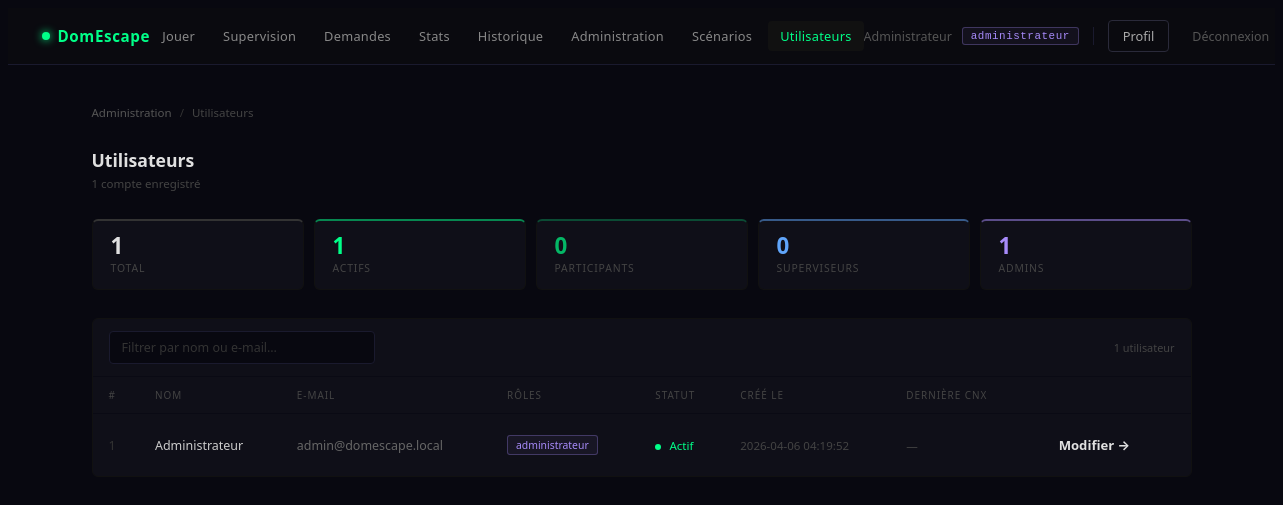
The app's page /admin/utilisateurs.php (signed in) with its own data.
### tables this page shows
CREATE TABLE utilisateur (
    id                 INT UNSIGNED AUTO_INCREMENT PRIMARY KEY,
    nom                VARCHAR(100) NOT NULL,
    email              VARCHAR(255) NOT NULL UNIQUE,
    mot_de_passe       VARCHAR(255) NOT NULL,    
    actif              TINYINT(1)   NOT NULL DEFAULT 1,
    cree_le            DATETIME     NOT NULL DEFAULT CURRENT_TIMESTAMP,
    derniere_connexion DATETIME     NULL
);

### core/Auth.php (called while the page is built, shortened)
<?php
require_once __DIR__ . '/../config/database.php';
require_once __DIR__ . '/UserRepository.php';
class Auth
{
    public static function check(): bool
    {
        return isset($_SESSION['user_id']);
    }
    public static function user(): ?array
    {
        return [
            'id'    => $_SESSION['user_id'],
            'nom'   => $_SESSION['user_nom'],
            'email' => $_SESSION['user_email'],
        ];
    }
    public static function roles(): array
    {
        return $_SESSION['user_roles'] ?? [];
    }
    public static function buildHierarchy(array $assignedRoles): array
    {
        $all = $assignedRoles;
        foreach ($assignedRoles as $role) {
            if (isset(ROLE_HIERARCHY[$role])) {
                foreach (ROLE_HIERARCHY[$role] as $inherited) {
                    if (!in_array($inherited, $all, true)) {
                        $all[] = $inherited;
                    }
                }
            }
        }
        return $all;
    }
}

### core/UserRepository.php (called while the page is built, shortened)
<?php
require_once __DIR__ . '/../config/database.php';
class UserRepository
{
    private PDO $db;
    public function __construct()
    {
        $this->db = getDB();
    }
    public function listAll(): array
    {
        $stmt = $this->db->query(
            'SELECT u.id, u.nom, u.email, u.actif, u.cree_le, u.derniere_connexion,
                    GROUP_CONCAT(r.nom ORDER BY r.nom SEPARATOR \',\') AS roles
             FROM utilisateur u
             LEFT JOIN utilisateur_role ur ON ur.id_utilisateur = u.id
             LEFT JOIN role r ON r.id = ur.id_role
             GROUP BY u.id
             ORDER BY u.cree_le DESC'
        );
        return $stmt->fetchAll();
    }
}

### config/database.php (called while the page is built, shortened)
<?php
function getDB(): PDO
{
    static $pdo = null;
    if ($pdo === null) {
        try {
            $dsn = sprintf(
                'mysql:host=%s;dbname=%s;charset=%s',
                DB_HOST, DB_NAME, DB_CHARSET
            );
            $pdo = new PDO($dsn, DB_USER, DB_PASS, [
                PDO::ATTR_ERRMODE            => PDO::ERRMODE_EXCEPTION,
                PDO::ATTR_DEFAULT_FETCH_MODE => PDO::FETCH_ASSOC,
                PDO::ATTR_EMULATE_PREPARES   => false,
            ]);
        } catch (PDOException $e) {
            _renderDbError();
        }
    }
    return $pdo;
}

### admin/utilisateurs.php (the view, shortened to what this page needs)
<?php
require_once __DIR__ . '/../core/UserRepository.php';
$repo  = new UserRepository();
$users = $repo->listAll();
$countByRole = ['participant' => 0, 'superviseur' => 0, 'administrateur' => 0];
$countActive = 0;
foreach ($users as $u) {
    if ($u['actif']) $countActive++;
    if ($u['roles']) {
        foreach (explode(',', $u['roles']) as $r) {
            $r = trim($r);
            if (isset($countByRole[$r])) $countByRole[$r]++;
        }
    }
}
?>
<!DOCTYPE html>
<html lang="fr">
<head>
    <link rel="stylesheet" href="/domescape/assets/css/components.css">
</head>
<body>
<?php require_once __DIR__ . '/../partials/nav.php'; ?>
<div class="page-wrap">
  <div class="breadcrumb-row">
    <a href="/domescape/admin/dashboard.php">Administration</a>
    <span class="breadcrumb-sep">/</span>
    <span>Utilisateurs</span>
  </div>
  <div class="page-head">
    <div>
      <h1>Utilisateurs</h1>
      <p><?= count($users) ?> compte<?= count($users) !== 1 ? 's' : '' ?> enregistré<?= count($users) !== 1 ? 's' : '' ?></p>
    </div>
  </div>
  <div class="summary-stats">
    <div class="sum-card sum-card-total">
      <span class="sum-val"><?= count($users) ?></span>
      <span class="sum-lbl">Total</span>
    </div>
    <div class="sum-card sum-card-active">
      <span class="sum-val"><?= $countActive ?></span>
      <span class="sum-lbl">Actifs</span>
    </div>
    <div class="sum-card sum-card-part">
      <span class="sum-val"><?= $countByRole['participant'] ?></span>
      <span class="sum-lbl">Participants</span>
    </div>
    <div class="sum-card sum-card-superv">
      <span class="sum-val"><?= $countByRole['superviseur'] ?></span>
      <span class="sum-lbl">Superviseurs</span>
    </div>
    <div class="sum-card sum-card-admin">
      <span class="sum-val"><?= $countByRole['administrateur'] ?></span>
      <span class="sum-lbl">Admins</span>
    </div>
  </div>
  <div class="panel">
    <div class="panel-toolbar">
      <input type="text" class="search-input" id="searchInput"
             placeholder="Filtrer par nom ou e-mail…" oninput="filterTable(this.value)">
      <span style="font-size:.68rem;color:#444;" id="countLabel"><?= count($users) ?> utilisateur<?= count($users) > 1 ? 's' : '' ?></span>
    </div>
    <div style="overflow-x:auto;">
    <table id="usersTable">
      <thead>
        <tr>
          <th>#</th>
          <th>Nom</th>
          <th>E-mail</th>
          <th>Rôles</th>
          <th>Statut</th>
          <th>Créé le</th>
          <th>Dernière cnx</th>
          <th></th>
        </tr>
      </thead>
      <tbody>
        <?php foreach ($users as $u): ?>
          <?php $roleList = $u['roles'] ? explode(',', $u['roles']) : []; ?>
          <tr data-search="<?= strtolower(htmlspecialchars($u['nom'] . ' ' . $u['email'], ENT_QUOTES, 'UTF-8')) ?>">
            <td style="color:#333;"><?= (int)$u['id'] ?></td>
            <td style="color:#ccc;font-weight:500;"><?= htmlspecialchars($u['nom'], ENT_QUOTES, 'UTF-8') ?></td>
            <td style="color:#666;"><?= htmlspecialchars($u['email'], ENT_QUOTES, 'UTF-8') ?></td>
            <td>
              <?php if (empty($roleList)): ?>
                <span style="color:#333;font-size:.68rem;">—</span>
              <?php else: ?>
                <?php foreach ($roleList as $r): $r = trim($r); ?>
                  <span class="badge-role badge-<?= htmlspecialchars($r, ENT_QUOTES, 'UTF-8') ?>">
                    <?= htmlspecialchars($r, ENT_QUOTES, 'UTF-8') ?>
                  </span>
                <?php endforeach; ?>
              <?php endif; ?>
            </td>
            <td>
              <span class="status-dot" style="background:<?= $u['actif'] ? '#00ff88' : '#ff4444' ?>;"></span>
              <span style="font-size:.72rem;color:<?= $u['actif'] ? '#00ff88' : '#ff4444' ?>;">
                <?= $u['actif'] ? 'Actif' : 'Désactivé' ?>
              </span>
            </td>
            <td style="color:#444;font-size:.72rem;"><?= htmlspecialchars($u['cree_le'], ENT_QUOTES, 'UTF-8') ?></td>
            <td style="color:#444;font-size:.72rem;">
              <?= $u['derniere_connexion'] ? htmlspecialchars($u['derniere_connexion'], ENT_QUOTES, 'UTF-8') : '—' ?>
            </td>
            <td>
              <a href="/domescape/admin/utilisateur_edit.php?id=<?= (int)$u['id'] ?>" class="btn btn-edit">Modifier →</a>
            </td>
          </tr>
        <?php endforeach; ?>
      </tbody>
    </table>
    </div>
  </div>
</div>
</body>
</html>

### partials/nav.php (shortened to what this page needs)
<?php
$_nav_user    = Auth::user();
$_nav_roles   = Auth::buildHierarchy(Auth::roles());
$_nav_isAdmin = in_array(ROLE_ADMINISTRATEUR, $_nav_roles, true);
$_nav_isSuperv= in_array(ROLE_SUPERVISEUR,    $_nav_roles, true);
$_nav_uri     = $_SERVER['REQUEST_URI'] ?? '';
function nav_active(string $path): string {
    global $_nav_uri;
    return (strpos($_nav_uri, $path) !== false) ? 'nav-active' : '';
}
?>
<nav class="dn-nav">
  <div class="dn-nav-inner">
    <a href="/domescape/public/<?= $_nav_user ? 'tableau-de-bord.php' : 'connexion.php' ?>" class="dn-brand">
      <span class="dn-brand-dot"></span>DomEscape
    </a>
    <div class="dn-links">
      <?php if ($_nav_user): ?>
        <a href="/domescape/public/index.php"
           class="<?= nav_active('index.php') ?>">Jouer</a>
        <?php if ($_nav_isSuperv): ?>
          <a href="/domescape/public/gamemaster.php"
             class="<?= nav_active('gamemaster.php') ?>">Supervision</a>
          <a href="/domescape/public/demandes.php"
             class="<?= nav_active('demandes.php') ?>">Demandes</a>
          <a href="/domescape/public/stats.php"
             class="<?= nav_active('stats.php') ?>">Stats</a>
          <a href="/domescape/public/historique.php"
             class="<?= nav_active('historique.php') ?>">Historique</a>
        <?php endif; ?>
        <?php if ($_nav_isAdmin): ?>
          <a href="/domescape/admin/dashboard.php"
             class="<?= nav_active('admin/dashboard') ?>">Administration</a>
          <a href="/domescape/admin/scenarios.php"
             class="<?= nav_active('scenarios') ?>">Scénarios</a>
          <a href="/domescape/admin/utilisateurs.php"
             class="<?= nav_active('utilisateurs') ?>">Utilisateurs</a>
        <?php endif; ?>
      <?php endif; ?>
    </div>
    <div class="dn-right">
      <?php if ($_nav_user): ?>
        <span class="dn-username"><?= htmlspecialchars($_nav_user['nom'], ENT_QUOTES, 'UTF-8') ?></span>
        <?php
        $primaryRole = Auth::roles()[0] ?? null;
        if ($primaryRole): ?>
          <span class="dn-role dn-role-<?= htmlspecialchars($primaryRole, ENT_QUOTES, 'UTF-8') ?>">
            <?= htmlspecialchars($primaryRole, ENT_QUOTES, 'UTF-8') ?>
          </span>
        <?php endif; ?>
        <a href="/domescape/public/profil.php"
           class="dn-btn-login <?= nav_active('profil.php') ?>">Profil</a>
        <a href="/domescape/public/deconnexion.php" class="dn-btn-logout">Déconnexion</a>
      <?php else: ?>
        <a href="/domescape/public/connexion.php" class="dn-btn-login">Connexion</a>
        <a href="/domescape/public/inscription.php" class="dn-btn-register">Créer un compte →</a>
      <?php endif; ?>
    </div>
  </div>
</nav>

### assets/css/components.css (style rules this page uses)
:root { --accent: #00ff88; --accent-dark: #00cc6a; --bg-base: #080810; --bg-card: #0f0f18; --bg-input: #0d0d16; --border: #1a1a2e; --border-dim: #111; --text: #e0e0e0; --muted: #555; --dim: #333; --blue: #60a5fa; --purple: #a78bfa; --red: #ff4444; --yellow: #f0c040; }
.btn { display: inline-flex; align-items: center; justify-content: center; gap: 6px; font-family: system-ui, -apple-system, 'Segoe UI', sans-serif; font-size: .82rem; font-weight: 700; padding: 9px 18px; border-radius: 4px; border: 1px solid transparent; background: transparent; color: inherit; cursor: pointer; text-decoration: none; transition: background .15s, border-color .15s, color .15s; white-space: nowrap; }
.page-wrap { max-width: 1100px; margin: 0 auto; padding: 40px 24px 80px; }
.panel { background: #0f0f18; border: 1px solid #111; border-radius: 6px; margin-bottom: 24px; overflow: hidden; }

### admin/utilisateurs.php (style rules this page uses)
body { background: #080810; color: #e0e0e0; font-family: system-ui, -apple-system, 'Segoe UI', sans-serif; min-height: 100vh; }
a { color: #00ff88; }
.page-wrap { max-width: 1100px; margin: 0 auto; padding: 40px 24px 80px; }
.breadcrumb-row { display: flex; align-items: center; gap: 8px; font-size: .72rem; color: #444; margin-bottom: 28px; }
.breadcrumb-row a { color: #555; text-decoration: none; }
.breadcrumb-sep { color: #333; }
.page-head { display: flex; justify-content: space-between; align-items: flex-start; margin-bottom: 28px; }
.page-head h1 { font-size: 1.1rem; font-weight: 700; margin: 0; }
.page-head p { font-size: .72rem; color: #444; margin: 4px 0 0; }
.summary-stats { display: grid; grid-template-columns: repeat(5, 1fr); gap: 10px; margin-bottom: 28px; }
.sum-card { background: #0f0f18; border: 1px solid #111; border-radius: 6px; padding: 14px 18px; display: flex; flex-direction: column; gap: 4px; }
.sum-val { font-size: 1.4rem; font-weight: 700; line-height: 1; letter-spacing: -.02em; }
.sum-lbl { font-size: .65rem; letter-spacing: .08em; text-transform: uppercase; color: #444; }
.sum-card-total { border-top: 2px solid #333; }
.sum-card-total .sum-val { color: #e0e0e0; }
.sum-card-active { border-top: 2px solid rgba(0,255,136,.5); }
.sum-card-active .sum-val { color: #00ff88; }
.sum-card-part { border-top: 2px solid rgba(0,255,136,.25); }
.sum-card-part .sum-val { color: rgba(0,255,136,.7); }
.sum-card-superv { border-top: 2px solid rgba(96,165,250,.5); }
.sum-card-superv .sum-val { color: #60a5fa; }
.sum-card-admin { border-top: 2px solid rgba(167,139,250,.5); }
.sum-card-admin .sum-val { color: #a78bfa; }
.panel { background: #0f0f18; border: 1px solid #111; border-radius: 6px; overflow: hidden; }
.panel-toolbar { display: flex; align-items: center; justify-content: space-between; padding: 12px 16px; border-bottom: 1px solid #0a0a14; gap: 12px; }
.search-input { background: #080810; border: 1px solid #1a1a2e; color: #e0e0e0; font-family: system-ui, -apple-system, 'Segoe UI', sans-serif; font-size: .78rem; padding: 7px 12px; border-radius: 4px; outline: none; width: 240px; transition: border-color .15s; }
.search-input::placeholder { color: #333; }
table { width: 100%; border-collapse: collapse; font-size: .78rem; }
th { font-size: .62rem; letter-spacing: .1em; color: #444; text-transform: uppercase; padding: 11px 16px; text-align: left; font-weight: normal; border-bottom: 1px solid #0a0a14; }
td { padding: 12px 16px; border-bottom: 1px solid #0a0a14; vertical-align: middle; }
tbody tr:last-child td { border-bottom: none; }
.badge-role { display: inline-block; padding: 2px 8px; border-radius: 3px; font-size: .65rem; border: 1px solid; margin-right: 3px; }
.badge-administrateur { color: #a78bfa; border-color: rgba(167,139,250,.3); background: rgba(167,139,250,.06); }
.status-dot { display: inline-block; width: 6px; height: 6px; border-radius: 50%; margin-right: 5px; vertical-align: middle; }
.btn-edit { color: #666; border-color: #1a1a2e; font-size: .72rem; padding: 5px 12px; }

### records on screen
utilisateur: nom "Administrateur", id "1", email "admin@domescape.local", r "administrateur", actif 1 (drawn), cree_le "2026-04-06 04:19:52"

### other values on screen
$primaryRole "administrateur"
count($users) "1"
$countActive "1"
$countByRole['participant'] "0"
$countByRole['superviseur'] "0"
$countByRole['administrateur'] "1"
